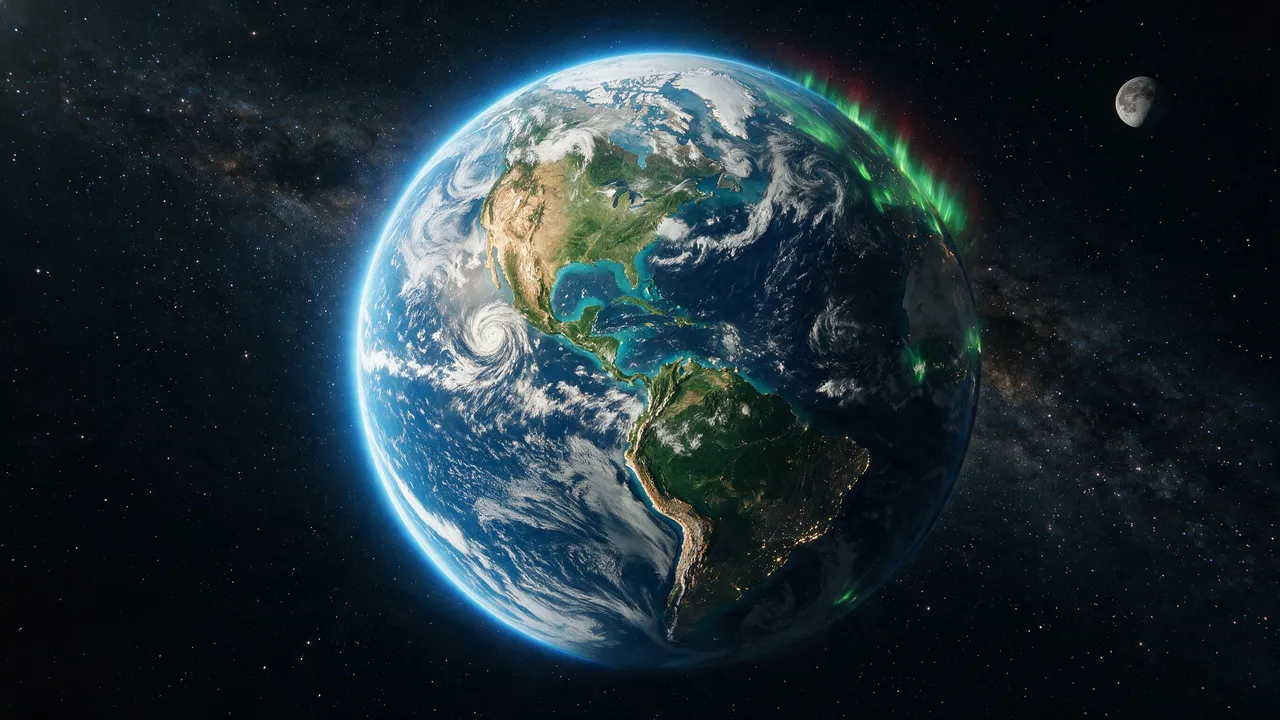
#> input picture review/assets/stills/earth-whole-picture.webp, 1280 x 720 px, given in place of mercury-hero.png, which was not available
$ python guide.py
#> lines starting #> are read from the running program, lines starting #| are printed output that depends on the picture
### assets-src/mercury/wrap/geo.py
import json
import re
import sys

import cv2
import numpy as np
from PIL import Image

sys.path.insert(0, 'tools/assets')
import lightcurve as lc

Image.MAX_IMAGE_PIXELS = None
FIT = json.load(open('assets-src/mercury/fit.json'))
#> (reads assets-src/earth/fit.json from the repository)
LUMA = np.array([0.2126, 0.7152, 0.0722], np.float32)
NIGHT = (-0.14, -0.03)
DAY = (0.0, 0.07)
DUSK = (-0.12, -0.06)
SIGNAL = (1.3, 2.0, 4.0)


def to_linear(c):
    return np.where(c <= 0.04045, c / 12.92, ((c + 0.055) / 1.055) ** 2.4).astype(np.float32)


def to_srgb(c):
    c = np.clip(c, 0, 1)
    return np.where(c <= 0.0031308, c * 12.92, 1.055 * np.maximum(c, 1e-9) ** (1 / 2.4) - 0.055).astype(np.float32)


def film(x):
    x = np.maximum(x, 0)
    return np.clip(x * (2.51 * x + 0.03) / (x * (2.43 * x + 0.59) + 0.14), 0, 1).astype(np.float32)


def unfilm(y):
    return lc.inverse_filmic(y).astype(np.float32)


def smooth(a, b, x):
    t = np.clip((x - a) / (b - a), 0, 1)
    return t * t * (3 - 2 * t)


def blur(a, s):
    return cv2.GaussianBlur(a, (0, 0), s)


def load(path):
    return np.asarray(Image.open(path).convert('RGB')).astype(np.float32) / 255


def scene(path):
    return unfilm(to_linear(load(path)))


def coded(lin):
    return np.round(to_srgb(film(lin)) * 255).astype(np.uint8)


def decoded(img8):
    return unfilm(to_linear(img8.astype(np.float32) / 255))


# [27 lines left out: functions directions, hero_view, sample_map, not called in this run]


def shade(ndl, mu):
    d = json.load(open('src/stops/mercury/curve.json'))
    curve = np.array(d['curve'])
    table = np.array(d['limb'])
    night = curve[0]
    n = len(table)
    x = np.clip(mu / d['limbTo'], 0, 1) * (n - 1)
    i = np.minimum(np.floor(x).astype(np.int32), n - 2)
    f = (x - i)[..., None]
    gain = table[i] * (1 - f) + table[i + 1] * f
    return (np.maximum(lc.curve_at(curve, ndl) - night, 0) * gain + night).astype(np.float32)


# [31 lines left out: functions look, ground, day, not called in this run]

### tools/assets/lightcurve.py
import json
import sys

import numpy as np
from PIL import Image

Image.MAX_IMAGE_PIXELS = None
KNOTS = 33


def srgb_to_linear(c):
    return np.where(c <= 0.04045, c / 12.92, ((c + 0.055) / 1.055) ** 2.4)


def inverse_filmic(y):
    y = np.clip(y, 0, 0.985)
    a, b, c, d, e = 2.51, 0.03, 2.43, 0.59, 0.14
    k = d * y - b
    return (-k - np.sqrt(np.maximum(k * k - 4 * (c * y - a) * e * y, 0))) / (2 * (c * y - a))


def geometry(fit, w, h, step=1):
    th = np.tan(np.radians(fit['vfovDeg']) / 2)
    ys, xs = np.mgrid[0:h:step, 0:w:step]
    d = np.stack([(2 * (xs + 0.5) / w - 1) * th * w / h, (1 - 2 * (ys + 0.5) / h) * th, -np.ones(xs.shape)], -1)
    d /= np.linalg.norm(d, axis=-1, keepdims=True)
    cam = np.array(fit['camera']['position'])
    b = -(d @ cam)
    disc = b * b - (cam @ cam - 1)
    hit = disc > 0
    p = cam + d * (b - np.sqrt(np.maximum(disc, 0)))[..., None]
    sun = np.array(fit['sunDir'])
    sun /= np.linalg.norm(sun)
    ndl = p @ sun
    mu = -(p * d).sum(-1)
    pb = p @ rotation(fit)
    lon = np.arctan2(pb[..., 0], pb[..., 2])
    lat = np.arcsin(np.clip(pb[..., 1], -1, 1))
    return {'xs': xs, 'ys': ys, 'd': d, 'hit': hit, 'ndl': ndl, 'mu': mu, 'lon': lon, 'lat': lat, 'sun': sun, 'cam': cam, 'th': th}


def rotation(fit):
    x, y, z, q = fit['globe']['quaternion']
    return np.array([[1 - 2 * (y * y + z * z), 2 * (x * y - z * q), 2 * (x * z + y * q)], [2 * (x * y + z * q), 1 - 2 * (x * x + z * z), 2 * (y * z - x * q)], [2 * (x * z - y * q), 2 * (y * z + x * q), 1 - 2 * (x * x + y * y)]])


# [38 lines left out: functions dehaze, curve_from, not called in this run]


def curve_at(curve, ndl):
    x = np.clip(ndl * 0.5 + 0.5, 0, 1) * (KNOTS - 1)
    return np.stack([np.interp(x, np.arange(KNOTS), curve[:, c]) for c in range(3)], -1)


def save(curve, samples, out_path):
    json.dump({'knots': KNOTS, 'from': -1, 'to': 1, 'curve': [[round(float(x), 4) for x in row] for row in curve], 'samples': int(samples)}, open(out_path, 'w'))


# [24 lines left out: function main, not called in this run]


# [2 lines that do not run on import are left out]

### assets-src/mercury/wrap/guide.py
import os
import sys

import cv2
import numpy as np
from PIL import Image

sys.path.insert(0, 'assets-src/mercury/wrap')
import geo
from geo import lc

Image.MAX_IMAGE_PIXELS = None
CACHE = 'references/cache/mercury'
DEM = f'{CACHE}/Mercury_Messenger_USGS_DEM_Global_665m_v2.tif'
OUT = sys.argv[1] if len(sys.argv) > 1 else 'out/work/mercury/guide-8192.png'
W, H = 8192, 4096
LOW = 0.6
MARK = 0.22
UNIT = 0.5
RADIUS = 2439400.0
STEEP = 2.5
SOFT = 0.05
WIDE = 60
KEEP = 0.35
TINT = 0.6
RING = 0.14


def wrapblur(a, s):
    p = int(s * 4) + 2
    return geo.blur(np.concatenate([a[:, -p:], a, a[:, :p]], 1), s)[:, p:-p]


seen = geo.scene('references/approved/mercury-hero.png')
#> in to_linear, `return np.where(c <= 0.04045, c / 12.92, ((c + 0.055) / 1.055) ** 2.4)..`:
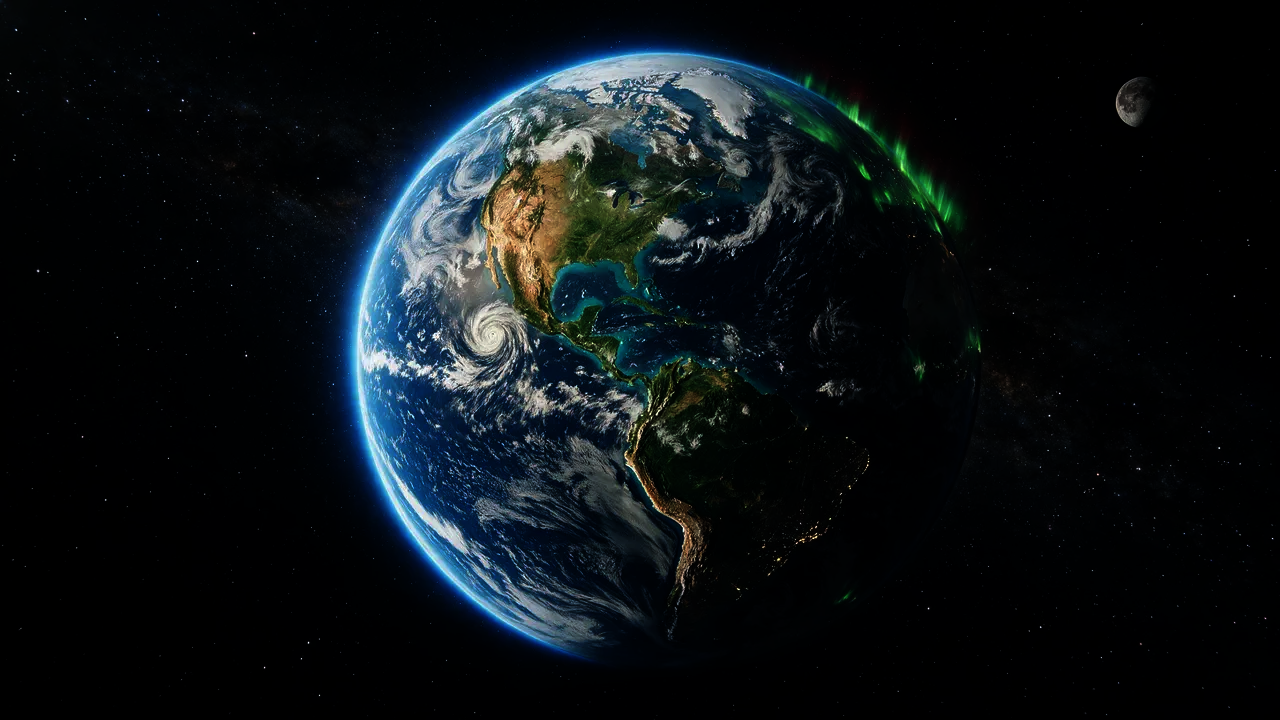
#> returned value: shape (720, 1280, 3) float32; mean of channels 0, 1, 2 0.0503, 0.0734, 0.086; drawn as R, G, B
#> in inverse_filmic, `return (-k - np.sqrt(np.maximum(k * k - 4 * (c * y - a) * e * y, 0))) ..`:
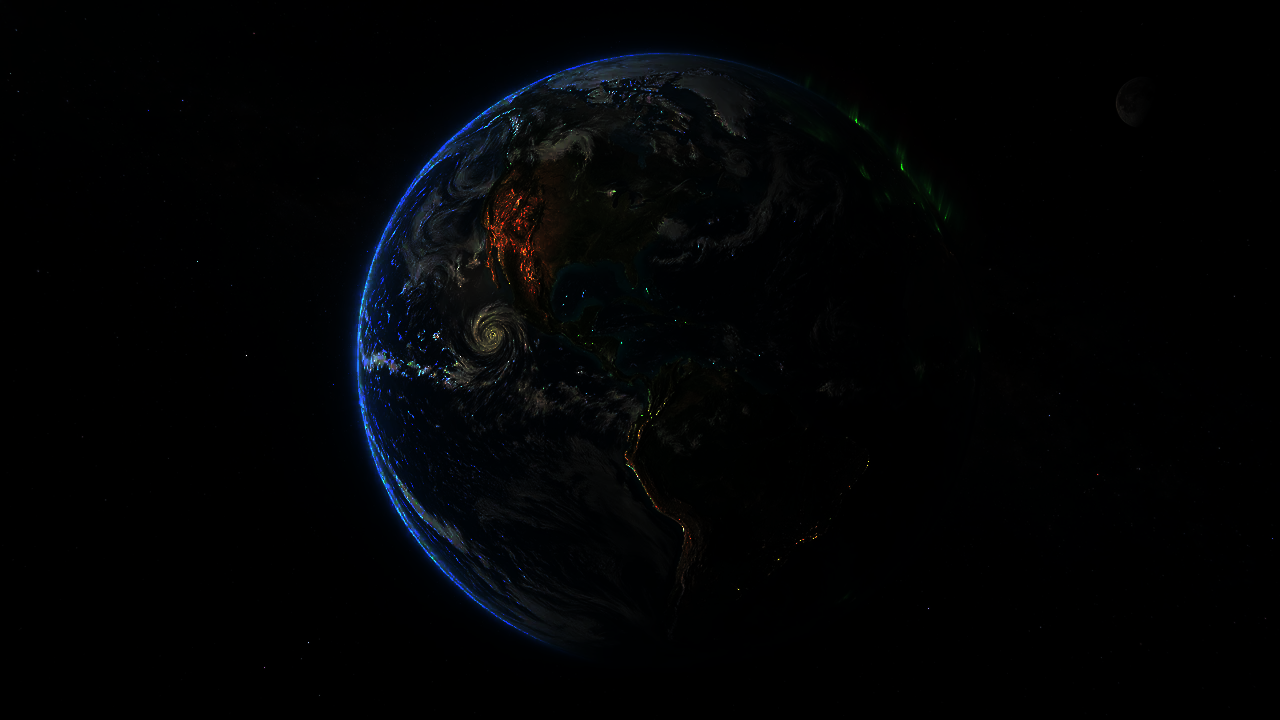
#> returned value: shape (720, 1280, 3) float32; mean of channels 0, 1, 2 0.0494, 0.0724, 0.0964; drawn with min black and max white
h, w, _ = seen.shape
#> h = 720; w = 1280
g = lc.geometry(geo.FIT, w, h)
#> in geometry, `p = cam + d * (b - np.sqrt(np.maximum(disc, 0)))[..., None]`:
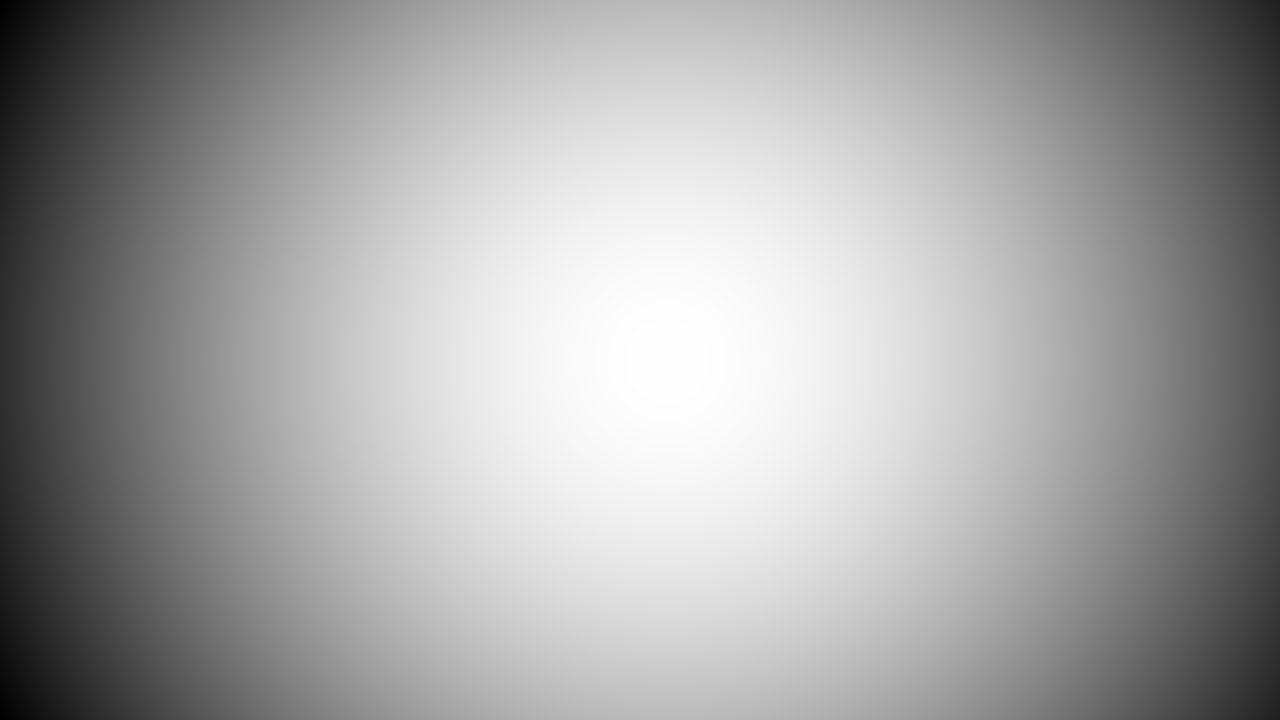
#> disc: shape (720, 1280) float64; min -3.84, max 1, mean -0.722; drawn with min black and max white
lit = g['hit'] & (g['ndl'] > 0.3) & (g['mu'] > 0.3)
#> (the run stopped early here; a loop or call above may not have finished)
